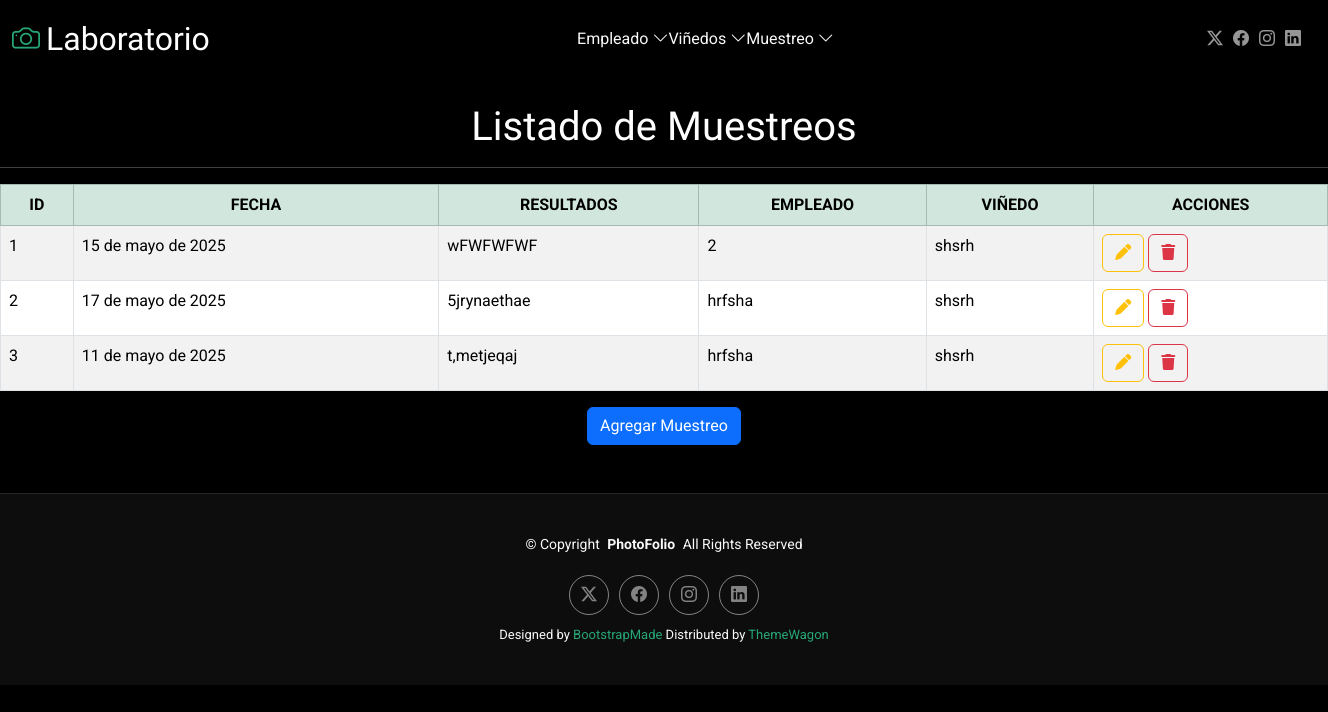
The page /iniciomu on the database as committed earlier.
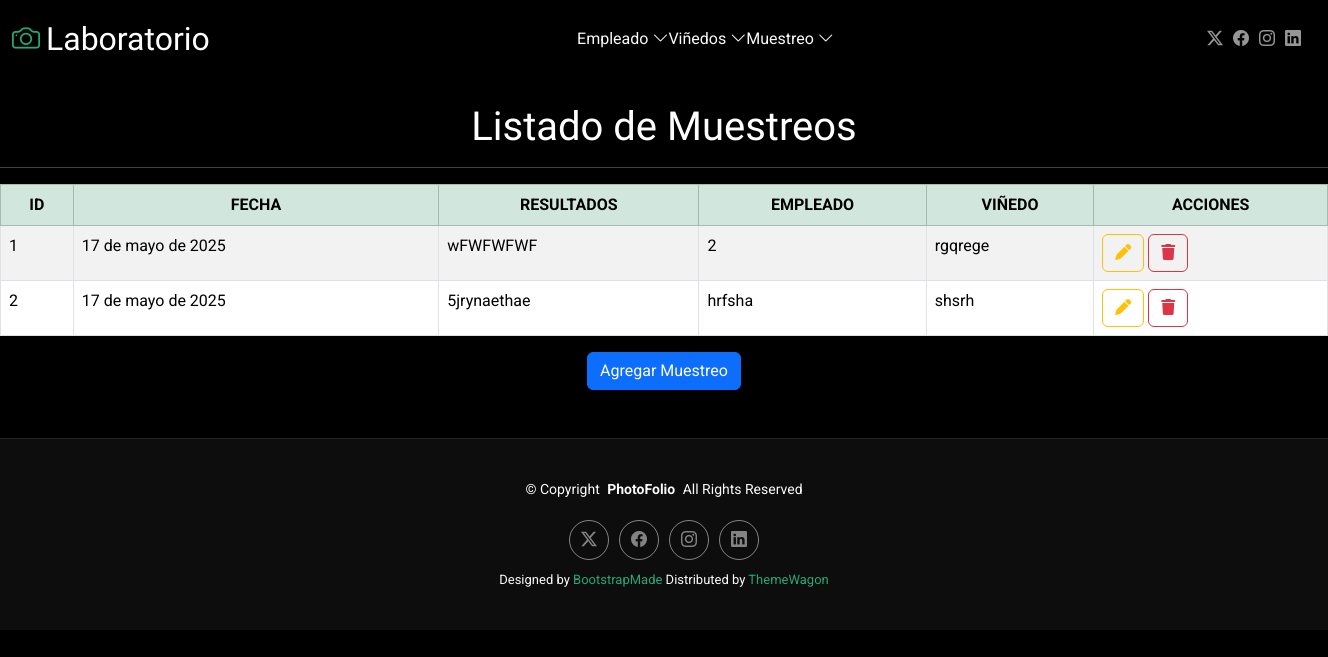
The same page on the database as committed later.
### Aplicaciones/Muestreo/models.py (models this page shows)
class Muestreo(models.Model):
    fecha = models.DateField()
    resultados = models.TextField()
    analista = models.ForeignKey(Empleado, on_delete=models.CASCADE)
    vinedo = models.ForeignKey(Vinedo, on_delete=models.CASCADE)

### Aplicaciones/Empleado/models.py (models this page shows, shortened)
class Empleado(models.Model):
    id = models.AutoField(primary_key=True)
    nombre = models.CharField(max_length=100)
    ubicacion = models.CharField(max_length=200)
    telefono = models.CharField(max_length=20)

### Aplicaciones/Vinedo/models.py (models this page shows)
class Vinedo(models.Model):
    id = models.AutoField(primary_key=True)
    ubicacion = models.TextField()
    hectareas = models.DecimalField(max_digits=5, decimal_places=2)
    variedad_uva = models.CharField(max_length=100)
    anio_plantacion = models.IntegerField()

### Aplicaciones/Muestreo/views.py (the view)
# urls.py: path('iniciomu',views.inicio,name='iniciomu'),
def inicio(request):
    listadoMuestreo=Muestreo.objects.all()
    return render(request,"iniciomu.html",{'muestreo':listadoMuestreo})

### Aplicaciones/Muestreo/templates/iniciomu.html (shortened to what this page needs)
{% extends 'plantilla.html' %}
{% load static %}
{% block body %}
<br>
<h1 class="text-center">Listado de Muestreos</h1>
<hr>
<table class="table table-bordered table-striped table-hover ">
    <thead>
        <tr class="table-success text-center">
            <th>ID</th>
            <th>FECHA</th>
            <th>RESULTADOS</th>
            <th>EMPLEADO</th>
            <th>VIÑEDO</th>
            <th>ACCIONES</th>
        </tr>
    </thead>
    <tbody>
        {% for muestreoTemporal in muestreo %}
            <tr>
                <td>{{muestreoTemporal.id}}</td>
                <td>{{muestreoTemporal.fecha}}</td>
                <td>{{muestreoTemporal.resultados}}</td>
                <td>{{muestreoTemporal.analista.nombre}}</td>
                <td>{{muestreoTemporal.vinedo.variedad_uva}}</td>
                <td>
                    <a href="editarMuestreo/{{muestreoTemporal.id}}" class="btn btn-outline-warning">
                        <i class="fa fa-pen"></i>
                    </a>
                    <a href="#" class="btn btn-outline-danger" onclick="confirmarEliminacion('{{muestreoTemporal.id}}')">
                        <i class="fa fa-trash"></i>
                    </a>
                </td>
            </tr>
        {% endfor %}
    </tbody>
</table>
<div class="text-center ">
    <a href="nuevoMuestreo" class="btn btn-primary " >
        Agregar Muestreo
    </a>
</div>
<br>
<br>
{% endblock %}

Rows that differ between the two databases and show on the page:
removed Muestreo: id "3", fecha "11 de mayo de 2025", resultados "t,metjeqaj", analista.nombre "hrfsha", vinedo.variedad_uva "shsrh"
changed Muestreo "wFWFWFWF": fecha "15 de mayo de 2025" → "17 de mayo de 2025"; vinedo.variedad_uva "shsrh" → "rgqrege"
